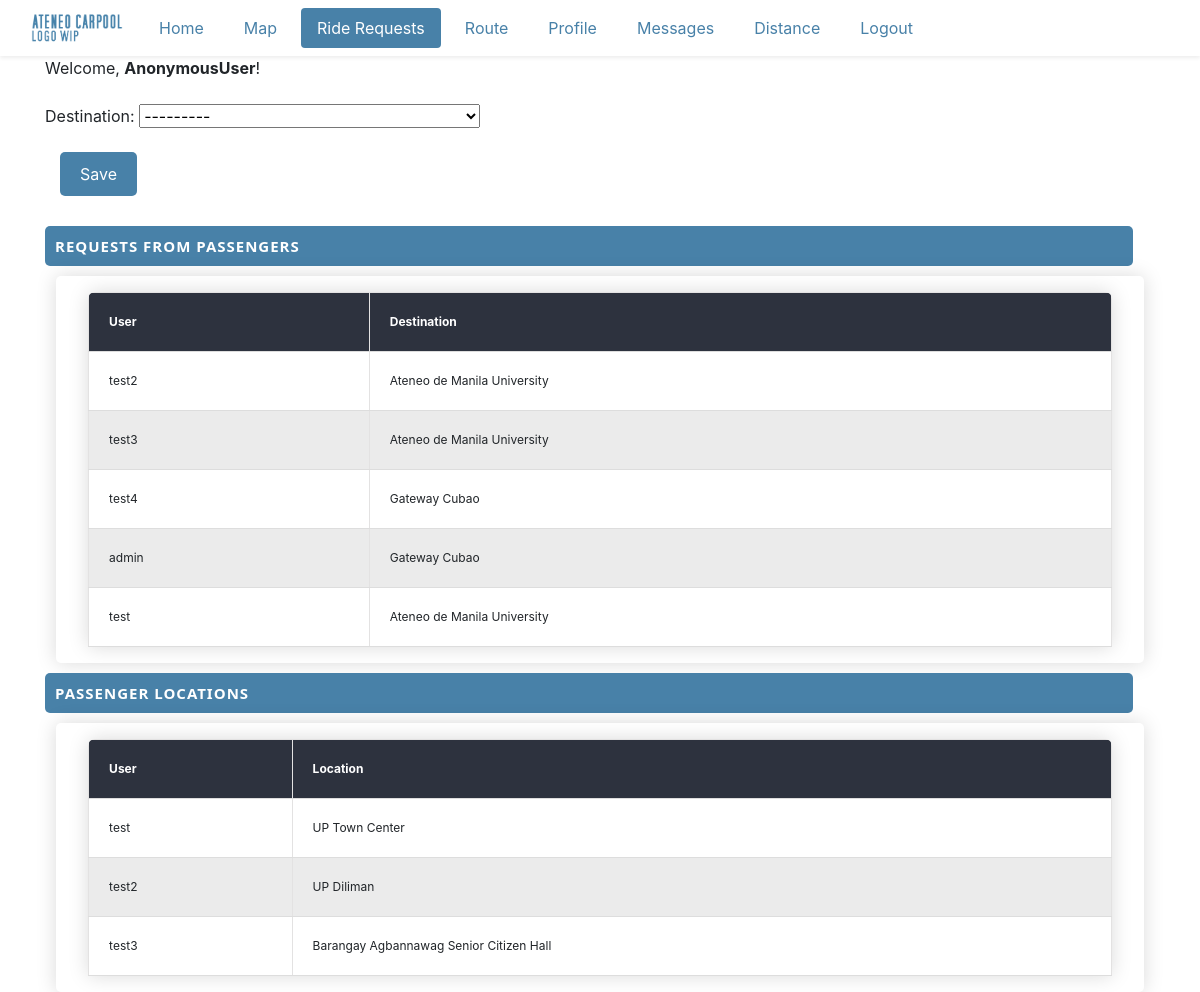
/destination_requests, run on an earlier commit of the app's database.
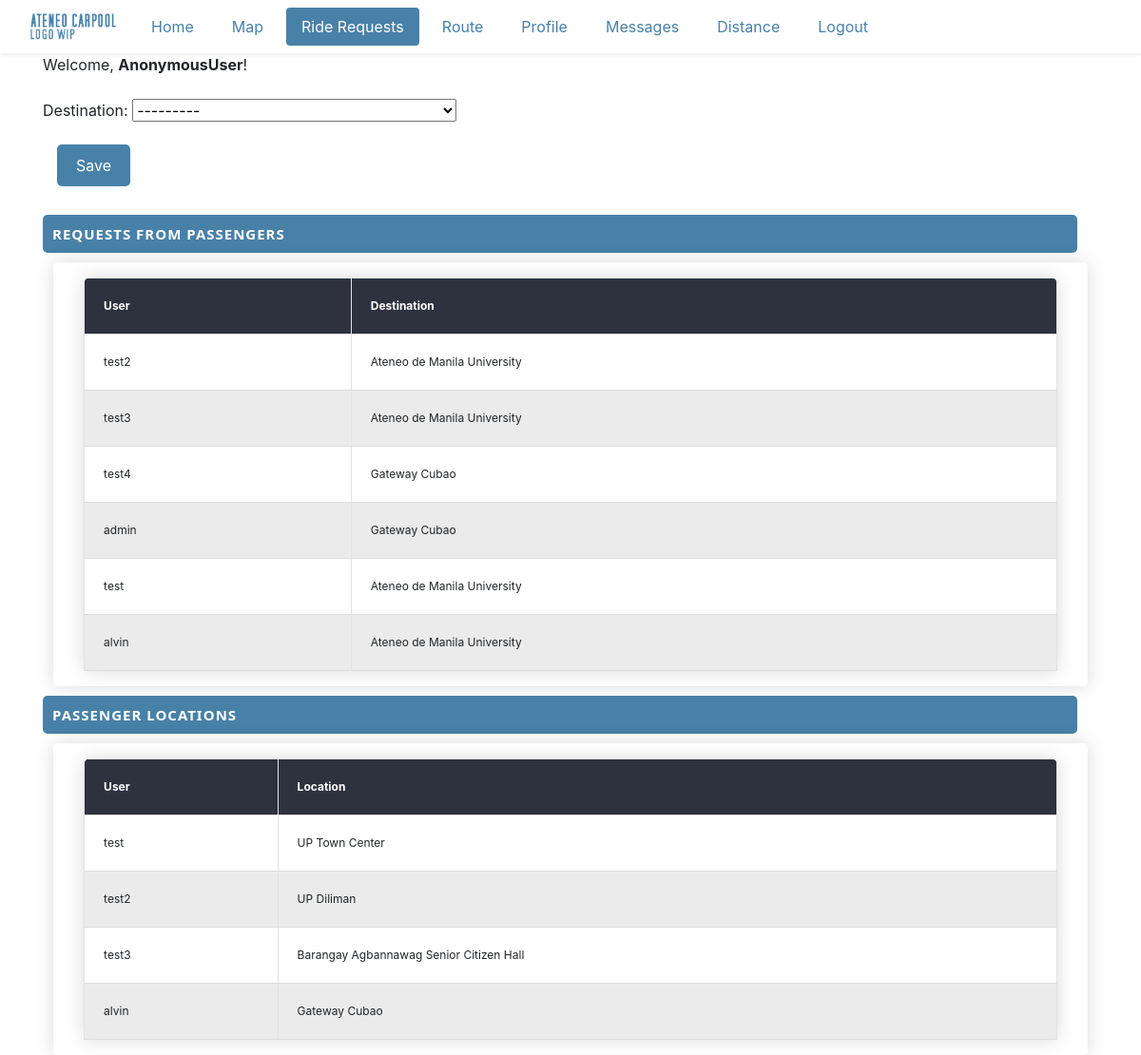
And on a later commit of the database.
### project_content/models.py (models this page shows, shortened)
class DestinationRequest(models.Model):
    user = models.OneToOneField(User, on_delete=models.CASCADE)
    destination = models.ForeignKey(Locations, on_delete=models.CASCADE)

class Locations(models.Model):
    name = models.CharField(max_length=500)
    zipcode = models.CharField(max_length=200, blank=True, null=True)
    city = models.CharField(max_length=200, blank=True, null=True)
    country = models.CharField(max_length=200, blank=True, null=True)
    address = models.CharField(max_length=200, blank=True, null=True)
    created_at = models.DateTimeField(auto_now_add=True, blank=True, null=True)
    edited_at = models.DateTimeField(auto_now=True)
    lat = models.CharField(max_length=200,blank=True, null=True)
    lng = models.CharField(max_length=200,blank=True, null=True)
    place_id = models.CharField(max_length=200,blank=True, null=True)
    def __str__(self):
        return self.name

class UserLocation(models.Model):
    user = models.OneToOneField(User, on_delete=models.CASCADE)
    user_location = models.CharField(max_length=255)

### project_content/views.py (the view, shortened to what this page needs)
# urls.py: path("destination_requests", DestinationRequestsView.as_view(), name='destination_requests'),
class DestinationRequestsView(View):
    template_name = "project_content/destination_requests.html"
    def get(self, request):
        form = DestinationRequestForm()
        context = {
            'form': form,
            'data': DestinationRequest.objects.all(),
            'user_locations': UserLocation.objects.all()
        }
        return render(request, self.template_name, context)

### project_content/forms.py
class DestinationRequestForm(forms.ModelForm):
    class Meta:
        model = DestinationRequest
        fields = ('destination',)

### project_content/templates/project_content/destination_requests.html (shortened to what this page needs)
{% extends 'project_content/base.html' %}
{% block content %}
<div class="pageholder container" style="width: 100%;">
    <div> Welcome, <b>{{ user }}</b>! <br><br> </div>
    <form method="post">
        {{ form.as_p }}
        <button class="ourbutton" type="submit">Save</button>
    </form>
    <div class="titleholder">
        <div class="title"> Requests from Passengers </div>
    </div>
    <div class="linkholder" style="margin-left: auto; margin-right: auto;">
            <table id="ourtable3" class="myTable m-3">
                <thead>
                    <tr>
                        <th>User</th>
                        <th>Destination</th>
                    </tr>
                </thead>
                <tbody>
                    {% for passenger in data %}
                    <tr>
                        <td> {{ passenger.user }} </td>
                        <td> {{ passenger.destination }} </td>
                    </tr>
                    {% endfor %}
                </tbody>
            </table>
     </div>
     <div class="titleholder">
        <div class="title"> Passenger Locations </div>
    </div>
    <div class="linkholder" style="margin-left: auto; margin-right: auto;">
            <table id="ourtable3" class="myTable m-3">
                <thead>
                    <tr>
                        <th>User</th>
                        <th>Location</th>
                    </tr>
                </thead>
                <tbody>
                    {% for passenger in user_locations %}
                    <tr>
                        <td> {{ passenger.user }} </td>
                        <td> {{ passenger.user_location }} </td>
                    </tr>
                    {% endfor %}
                </tbody>
            </table>
     </div>
</div>
{% endblock %}

What changed in the data, as far as the page shows it:
added DestinationRequest: user "alvin", destination "Ateneo de Manila University"
added UserLocation: user "alvin", user_location "Gateway Cubao"
